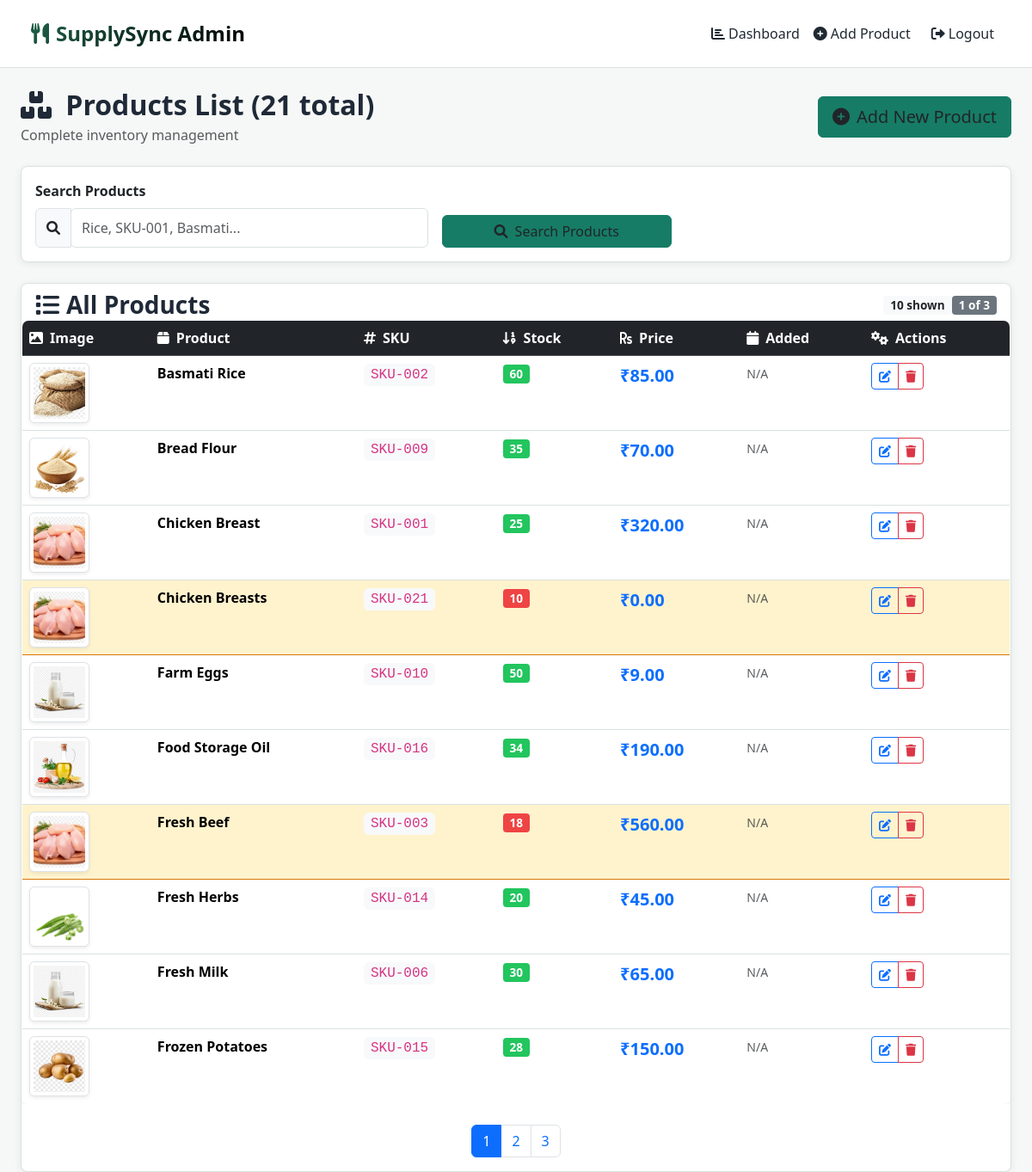
/admin/list_products.php (signed in), run on the app's committed database.
### tables this page shows
CREATE TABLE `products` (
  `id` int(11) NOT NULL AUTO_INCREMENT,
  `product_name` varchar(150) NOT NULL,
  `sku` varchar(50) NOT NULL,
  `quantity` int(11) NOT NULL DEFAULT 0,
  `supplier_id` int(11) DEFAULT NULL,
  `price` decimal(10,2) NOT NULL DEFAULT 0.00,
  `image` varchar(255) DEFAULT NULL,
  PRIMARY KEY (`id`)
);

### admin/list_products.php (the view, shortened to what this page needs)
<?php
include(__DIR__ . "/../config/db.php");
$page = isset($_GET['page']) ? (int)$_GET['page'] : 1;
$limit = 10;
$offset = ($page - 1) * $limit;
$search = isset($_GET['search']) ? trim($_GET['search']) : '';
$columns = [];
$result = $conn->query("DESCRIBE products");
while ($col = $result->fetch_assoc()) $columns[] = $col['Field'];
$productNameCol = in_array('name', $columns) ? 'name' : (in_array('product_name', $columns) ? 'product_name' : 'title');
$skuCol = in_array('sku', $columns) ? 'sku' : null;
$imageCol = in_array('image_name', $columns) ? 'image_name' : (in_array('image', $columns) ? 'image' : 'product_image');
$whereClause = "1=1";
$params = [];
$types = "";
$totalQuery = "SELECT COUNT(*) as total FROM products WHERE $whereClause";
if (!empty($params)) {
    $stmt = $conn->prepare($totalQuery);
    $stmt->bind_param($types, ...$params);
    $stmt->execute();
    $totalProducts = $stmt->get_result()->fetch_assoc()['total'];
} else {
    $totalProducts = $conn->query($totalQuery)->fetch_assoc()['total'];
}
$totalPages = max(1, (int)ceil($totalProducts / $limit));
$query = "SELECT * FROM products WHERE $whereClause ORDER BY $productNameCol LIMIT ? OFFSET ?";
$params[] = $limit;
$params[] = $offset;
$types .= "ii";
if (!empty($params)) {
    $stmt = $conn->prepare($query);
    $stmt->bind_param($types, ...$params);
    $stmt->execute();
    $result = $stmt->get_result();
} else {
    $result = $conn->query($query);
}
?>
<!DOCTYPE html>
<html>
<head>
    <link href="https://cdn.jsdelivr.net/npm/bootstrap@5.3.2/dist/css/bootstrap.min.css" rel="stylesheet">
    <link href="../css/style.css" rel="stylesheet">
    <link href="https://cdnjs.cloudflare.com/ajax/libs/font-awesome/6.0.0/css/all.min.css" rel="stylesheet">
</head>
<body>
    <nav class="navbar navbar-expand-lg navbar-dark px-4 py-3 shadow-lg" style="background: linear-gradient(135deg, #3EB489, #22C55E);">
        <div class="container-fluid">
            <a class="navbar-brand fw-bold fs-4" href="dashboard.php">
                <i class="fas fa-utensils me-2"></i>SupplySync Admin
            </a>
            <div class="navbar-nav ms-auto">
                <a href="dashboard.php" class="nav-link"><i class="fas fa-chart-bar me-1"></i>Dashboard</a>
                <a href="add_product.php" class="nav-link"><i class="fas fa-plus-circle me-1"></i>Add Product</a>
                <a href="../auth/logout.php" class="nav-link btn btn-outline-light ms-2">
                    <i class="fas fa-sign-out-alt me-1"></i>Logout
                </a>
            </div>
        </div>
    </nav>
    <div class="container-fluid mt-4 px-4">
        <div class="row mb-4">
            <div class="col-12">
                <div class="d-flex justify-content-between align-items-center flex-wrap gap-3">
                    <div>
                        <h1 class="h2 fw-bold mb-1" style="color: #1F2937;">
                            <i class="fas fa-boxes-stacked me-2 text-primary-mint"></i>
                            Products List (<?= $totalProducts ?> total)
                        </h1>
                        <p class="text-muted mb-0">Complete inventory management</p>
                    </div>
                    <a href="add_product.php" class="btn btn-primary-mint btn-lg shadow-lg">
                        <i class="fas fa-plus-circle me-2"></i>Add New Product
                    </a>
                </div>
            </div>
        </div>
        <div class="card border-0 shadow-lg mb-4">
            <div class="card-body">
                <form method="GET" class="row g-3 align-items-end">
                    <div class="col-md-5">
                        <label class="form-label fw-bold">Search Products</label>
                        <div class="input-group">
                            <span class="input-group-text"><i class="fas fa-search"></i></span>
                            <input type="text" name="search" class="form-control"
                                placeholder="Rice, SKU-001, Basmati..."
                                value="<?= htmlspecialchars($search) ?>">
                        </div>
                    </div>
                    <div class="col-md-3">
                        <button type="submit" class="btn btn-primary-mint w-100">
                            <i class="fas fa-magnifying-glass me-2"></i>Search Products
                        </button>
                    </div>
                </form>
            </div>
        </div>
        <div class="card border-0 shadow-xl">
            <div class="card-header d-flex justify-content-between align-items-center bg-transparent border-0 pb-0">
                <h3 class="mb-0 fw-bold" style="color: #1F2937;">
                    <i class="fas fa-list me-2 text-primary-mint"></i>All Products
                </h3>
                <div class="btn-group">
                    <span class="badge bg-light text-dark"><?= $result->num_rows ?> shown</span>
                    <span class="badge bg-secondary"><?= $page ?> of <?= $totalPages ?></span>
                </div>
            </div>
            <div class="card-body p-0">
                <div class="table-responsive">
                    <table class="table table-hover mb-0">
                        <thead class="table-dark">
                            <tr>
                                <th><i class="fas fa-image me-2"></i>Image</th>
                                <th><i class="fas fa-box me-2"></i>Product</th>
                                <th><i class="fas fa-hashtag me-2"></i>SKU</th>
                                <th><i class="fas fa-sort-numeric-down me-2"></i>Stock</th>
                                <th><i class="fas fa-rupee-sign me-2"></i>Price</th>
                                <th><i class="fas fa-calendar me-2"></i>Added</th>
                                <th><i class="fas fa-cogs me-2"></i>Actions</th>
                            </tr>
                        </thead>
                        <tbody>
                            <?php if ($result->num_rows > 0): ?>
                                <?php while ($product = $result->fetch_assoc()): ?>
                                    <?php
                                    $idCol = $conn->query("SHOW COLUMNS FROM products LIKE 'id'")->num_rows ? 'id' : 'product_id';
                                    $safeImage = $product[$imageCol] ?? null;
                                    if (!empty($safeImage) && file_exists('../images/' . $safeImage)) {
                                        $imagePath = '../images/' . htmlspecialchars($safeImage);
                                    } elseif (!empty($safeImage) && file_exists('../uploads/' . $safeImage)) {
                                        $imagePath = '../uploads/' . htmlspecialchars($safeImage);
                                    } else {
                                        $imagePath = 'https://via.placeholder.com/70x70/6B7280/FFFFFF?text=No+Image';
                                    }
                                    ?>
                                    <tr class="<?= ($product['quantity'] ?? 0) < 10 ? 'table-danger' : (($product['quantity'] ?? 0) < 20 ? 'table-warning' : '') ?>">
                                        <td>
                                            <img src="<?= $imagePath ?>" class="img-thumbnail rounded shadow-sm"
                                                alt="<?= htmlspecialchars($product[$productNameCol] ?? 'Product') ?>"
                                                style="width: 70px; height: 70px; object-fit: cover;">
                                        </td>
                                        <td>
                                            <div class="fw-bold"><?= htmlspecialchars($product[$productNameCol] ?? 'Unknown') ?></div>
                                        </td>
                                        <td>
                                            <code class="bg-light px-2 py-1 rounded fs-6">
                                                <?= $skuCol ? htmlspecialchars($product[$skuCol] ?? 'N/A') : 'N/A' ?>
                                            </code>
                                        </td>
                                        <td>
                                            <?php $qty = $product['quantity'] ?? 0; ?>
                                            <?php if ($qty < 10): ?>
                                                <span class="badge bg-danger fs-6 fw-bold">
                                                    <i class="fas fa-exclamation-triangle me-1"></i><?= $qty ?>
                                                </span>
                                            <?php elseif ($qty < 20): ?>
                                                <span class="badge bg-warning fs-6"><?= $qty ?></span>
                                            <?php else: ?>
                                                <span class="badge bg-success fs-6"><?= $qty ?></span>
                                            <?php endif; ?>
                                        </td>
                                        <td>
                                            <strong class="text-primary fs-5">
                                                ₹<?= number_format($product['price'] ?? 0, 2) ?>
                                            </strong>
                                        </td>
                                        <td>
                                            <small class="text-muted">
                                                <?= isset($product['created_at']) ? date('d M Y', strtotime($product['created_at'])) : 'N/A' ?>
                                            </small>
                                        </td>
                                        <td>
                                            <div class="btn-group" role="group">
                                                <a href="edit_products.php?id=<?= $product[$idCol] ?>"
                                                    class="btn btn-sm btn-outline-primary" title="Edit">
                                                    <i class="fas fa-edit"></i>
                                                </a>
                                                <a href="list_products.php?delete=<?= $product[$idCol] ?>"
                                                    class="btn btn-sm btn-outline-danger"
                                                    onclick="return confirm('Delete <?= htmlspecialchars($product[$productNameCol] ?? 'this product') ?>?')"
                                                    title="Delete">
                                                    <i class="fas fa-trash"></i>
                                                </a>
                                            </div>
                                        </td>
                                    </tr>
                                <?php endwhile; ?>
                            <?php endif; ?>
                        </tbody>
                    </table>
                </div>
                <?php if ($totalPages > 1): ?>
                    <nav class="d-flex justify-content-center mt-4">
                        <ul class="pagination">
                            <?php for ($i = 1; $i <= $totalPages; $i++): ?>
                                <li class="page-item <?= $i == $page ? 'active' : '' ?>">
                                    <a class="page-link" href="?page=<?= $i ?><?= $search ? '&search=' . urlencode($search) : '' ?>">
                                        <?= $i ?>
                                    </a>
                                </li>
                            <?php endfor; ?>
                        </ul>
                    </nav>
                <?php endif; ?>
            </div>
        </div>
    </div>
</body>
</html>

### css/style.css (style rules this page uses)
:root { --primary-mint: #3EB489; --primary-dark: #2E8F6E; --secondary-white: #FFFFFF; --light-bg: #E8F8F2; --success: #22C55E; --danger: #EF4444; --text-dark: #1F2937; --text-light: #6B7280; --shadow: 0 4px 6px -1px rgba(62, 180, 137, 0.2); --border: #D1EDE3; }
.navbar { background: linear-gradient(135deg, var(--primary-mint), var(--primary-dark)) !important; box-shadow: var(--shadow) !important; border-bottom: 3px solid var(--success) !important; }
body { background: linear-gradient(to bottom, var(--light-bg), #F0FBF4) !important; color: var(--text-dark) !important; font-family: 'Segoe UI', Tahoma, Geneva, Verdana, sans-serif; }
.card { background: var(--secondary-white) !important; border: 2px solid var(--border) !important; border-radius: 16px !important; box-shadow: var(--shadow) !important; transition: all 0.3s ease; }
.card { border-radius: 24px !important; transition: all 0.4s cubic-bezier(0.4, 0, 0.2, 1) !important; overflow: hidden !important; }
.shadow-lg { box-shadow: 0 20px 40px rgba(0,0,0,0.1) !important; }
.navbar-brand { background: linear-gradient(135deg, #1f6249, #000000); -webkit-background-clip: text; -webkit-text-fill-color: transparent; background-clip: text; }
.btn-warning, .bg-warning, .table-warning { background-color: var(--danger) !important; border-color: #DC2626 !important; }
.table-success, .bg-success { --bs-bg-opacity: 1; background-color: var(--success) !important; }
.badge { border-radius: 20px !important; padding: 6px 12px !important; font-weight: 600 !important; font-size: 0.85em !important; }
.badge.bg-success { background: var(--success) !important; }
.badge.bg-warning { background: var(--danger) !important; }
.table { background: var(--secondary-white) !important; border-radius: 16px !important; overflow: hidden !important; box-shadow: var(--shadow) !important; border: 2px solid var(--border) !important; }
.table thead { background: linear-gradient(135deg, var(--primary-mint), var(--primary-dark)) !important; color: white !important; }
.form-control, .form-select { border: 2px solid var(--border) !important; border-radius: 12px !important; padding: 12px 16px !important; transition: all 0.3s ease !important; }
img { border-radius: 12px !important; transition: transform 0.3s ease !important; }
:root { --primary-mint: #167c66; --primary-dark: #115e50; --light-bg: #f6f8f7; --border: #d9e2de; --text-dark: #1f2933; --text-light: #667085; --shadow: 0 2px 8px rgba(31, 41, 51, 0.08); }
body { background: var(--light-bg) !important; color: var(--text-dark) !important; font-family: "Segoe UI", Tahoma, sans-serif; }
.navbar, .navbar[style] { background: #ffffff !important; border-bottom: 1px solid var(--border) !important; box-shadow: none !important; }
.navbar-dark .navbar-brand, .navbar-dark .nav-link, .navbar .navbar-brand, .navbar .nav-link { color: var(--text-dark) !important; }
.card, .table { border: 1px solid var(--border) !important; border-radius: 8px !important; box-shadow: var(--shadow) !important; transition: none !important; }
.btn-primary, .btn-success, .btn-primary-mint { background: var(--primary-mint) !important; border: 1px solid var(--primary-mint) !important; border-radius: 6px !important; box-shadow: none !important; }
.btn-warning, .bg-warning, .table-warning { background-color: #f59e0b !important; border-color: #d97706 !important; }
.badge { border-radius: 4px !important; padding: 4px 8px !important; }
.form-control, .form-select { border: 1px solid var(--border) !important; border-radius: 6px !important; padding: 10px 12px !important; }
.table thead { background: #eef3f1 !important; color: var(--text-dark) !important; }
.container, .container-fluid { animation: none !important; }

### data on the page
products: image (picture), product_name "Basmati Rice", sku "SKU-002", quantity "60", price "85.00"
products: image (picture), product_name "Bread Flour", sku "SKU-009", quantity "35", price "70.00"
products: image (picture), product_name "Chicken Breast", sku "SKU-001", quantity "25", price "320.00"
products: image (picture), product_name "Chicken Breasts", sku "SKU-021", quantity "10", price "0.00"
products: image (picture), product_name "Farm Eggs", sku "SKU-010", quantity "50", price "9.00"
products: image (picture), product_name "Food Storage Oil", sku "SKU-016", quantity "34", price "190.00"
products: image (picture), product_name "Fresh Beef", sku "SKU-003", quantity "18", price "560.00"
products: image (picture), product_name "Fresh Herbs", sku "SKU-014", quantity "20", price "45.00"
products: image (picture), product_name "Fresh Milk", sku "SKU-006", quantity "30", price "65.00"
products: image (picture), product_name "Frozen Potatoes", sku "SKU-015", quantity "28", price "150.00"

### other printed values
$totalProducts "21"
$result->num_rows "10"
$page "1"
$totalPages "3"
